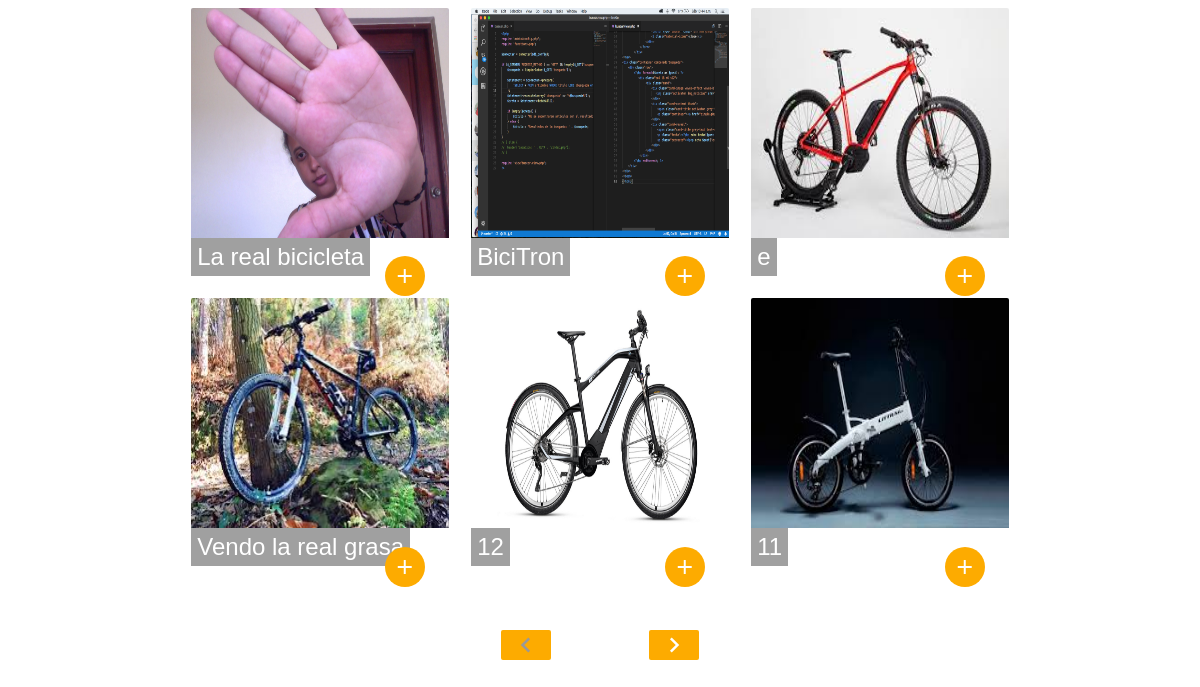
Page /ventas.php on the committed database.
### tables this page shows
CREATE TABLE `bicicleta` (
  `id` int(11) NOT NULL,
  `titulo` varchar(200) NOT NULL,
  `marca` varchar(200) NOT NULL,
  `precio` varchar(200) NOT NULL,
  `estado` varchar(200) NOT NULL,
  `telefono` varchar(200) NOT NULL,
  `provincia` varchar(200) NOT NULL,
  `descripcion` varchar(300) NOT NULL,
  `imagen` varchar(300) NOT NULL
);

### ventas.php (the view, shortened to what this page needs)
 <?php
    $conexion = conexion ('bicigo', 'root','');
    $pagina = isset($_GET['pagina']) ? (int)$_GET['pagina'] : 1;
    $postPorPagina = 6;
    $inicio = ($pagina > 1 ) ? ($pagina * $postPorPagina - $postPorPagina) : 0;
    $articulos = $conexion->prepare("SELECT SQL_CALC_FOUND_ROWS * FROM bicicleta ORDER BY id DESC LIMIT $inicio, $postPorPagina");
    $articulos->execute();
    $articulos = $articulos->fetchAll();
    $totalArticulos = $conexion->query("select FOUND_ROWS() as total");
    $totalArticulos = $totalArticulos->fetch()['total'];
    $numeroPaginas = ceil($totalArticulos / $postPorPagina);
?>
<!DOCTYPE html>
<html>
<head>
    <link rel="stylesheet" href="https://use.fontawesome.com/releases/v5.1.1/css/all.css">
    <link rel="stylesheet" href="css/materialize.css" />
    <link rel="stylesheet" href="css/index.css" />
</head>
<body>
        <div class="container">
            <div class="row">
                <?php foreach($articulos as $foto): ?>
                    <div class="col l4 m4 s12">
                            <div class="card">
                                <div class="card-image">
                                    <img src="fotos/<?php echo $foto['imagen'] ?>" alt="">
                                    <span class="card-title"><?php echo $foto['titulo'] ?></span>
                                    <a class="btn-floating halfway-fab waves-effect waves-light card-butttoms" href="foto.php?id=<?php echo $foto['id']; ?>"><i class="material-icons">add</i></a>
                                    </div>
                            </div>
                    </div>
                <?php endforeach; ?>
            </div>
            <br>
            <br>
            <div class="row">
                    <ul class="pagination center">
                        <?php if($pagina == 1): ?>
                            <li class='disabled izquierda'><a href="#ventas"><i class='material-icons'>chevron_left</i></a></li>
                        <?php else: ?>
                            <li class="izquierda"><a href="?pagina=<?php echo $pagina -1 ?>"><i class="material-icons">chevron_left</i></a></li>
                        <?php endif; ?>
                        <?php
                            for($i=1; $i <=$numeroPaginas; $i++){
                                if($pagina == $i){
                                    echo "<li class='active'><a href='?pagina=$i'>$i</a></li>";
                                }else{
                                    echo "<li class='waves-effect'><a href='?pagina=$i'>$i</a></li>";
                                }
                            }
                        ?>
                        <?php
                        if($pagina == $numeroPaginas): ?>
                            <li class='disabled derecha'><a href="?ventas"><i class='material-icons'>chevron_right</i></a></li>
                        <?php else: ?>
                            <li class="derecha"><a href="?pagina=<?php echo $pagina + 1 ?>"><i class="material-icons">chevron_right</i></a></li>
                        <?php endif; ?>
                    </ul>
            </div>
        </div>
       </body>
</html>

### css/index.css (style rules this page uses)
* { box-sizing: border-box; }
body { margin:0; padding: 0; font-size: 100%; line-height: 1.6; font-family: Arial, Helvetica, sans-serif; }
ul { margin: 0; padding: 0; display: block; }
.card .card-image img { height: 230px; }
.card-title { color:white; background-color:transparent; border-radius: 0; background-color: rgba(66, 66, 66, 0.5); font-weight: bold; }
.card-butttoms { background-color: #FDAB00; }
.izquierda { background-color:#FDAB00; }
.derecha { background-color: #FDAB00; }
.pagination li.active { background-color: transparent; color:#FDAB00; }
.pagination li a { color:white; }
span { color:white; }

### rows in the picture
bicicleta: imagen (picture), titulo "La real bicicleta"
bicicleta: imagen (picture), titulo "BiciTron"
bicicleta: imagen (picture), titulo "e"
bicicleta: imagen (picture), titulo "Vendo la real grasa"
bicicleta: imagen (picture), titulo "12"
bicicleta: imagen (picture), titulo "11"
